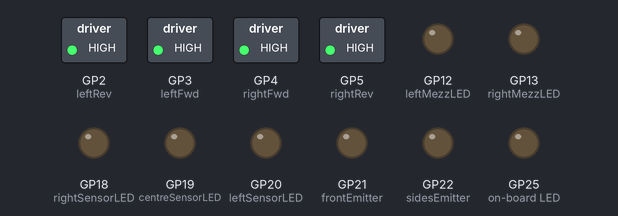
A program run on a simulated Raspberry Pi Pico running MicroPython. Parts: switched loads named in the program (green lamp = pin HIGH), output pins drawn as LEDs (lit = HIGH). Library files of the repository ran but are not shown: 1 file(s). At 0.0 s the program stops and its outputs stay as they are.

Above: at 0.1 s.
Timing chart, 0 to 1.5 s (numbered marks = the images above):
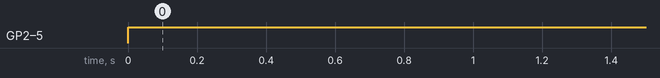

The program:

clock.py
```python
"""One clock for every timed run, on either target.

The Pico really sleeps through a drive, so its wall clock times it. The PC steps
physics instead and its wall clock barely moves, so in the sim only the sim's own
clock means anything. Every mode that times something needs the same three lines,
and `max_speed_test` and `motor_log` each used to carry a private copy.

Pico-portable: `time`, `setup` only.
"""

import time

from hal import setup

HAS_SIM = setup.sim is not None

if HAS_SIM:
    now_ms = setup.sim.sim_time_ms
elif hasattr(time, "ticks_ms"):
    now_ms = time.ticks_ms
else:
    def now_ms():
        return int(time.monotonic() * 1000.0)

if hasattr(time, "ticks_diff") and not HAS_SIM:
    diff_ms = time.ticks_diff
else:
    def diff_ms(new_ms, old_ms):
        return new_ms - old_ms


def elapsed_s(since_ms):
    return diff_ms(now_ms(), since_ms) / 1000.0
```

setup.py
```python
"""Hardware and Pin Setup for UKMARS Gemini / RP2040.

Identical code runs on Pico and PC:
- On Pico, MicroPython loads its native C machine module.
- On PC, Python imports the mock sim_machine.py module.
"""
# The platform probe and the sim import happen HERE and only here: setup.py is
# the hardware boundary. On PC, `sim` exposes the simulation engine (world
# loading, physics stepping, true pose); on the Pico it is None and the pin
# objects below are the real thing.
try:
    from machine import Pin, ADC, PWM
    IS_HARDWARE = True   # real MicroPython machine module (Pico)
    sim = None           # no simulation engine on hardware
except ImportError:
    # PC only. `sim` is the package of never-deployed modules; `sim.sim_machine`
    # is the mock inside it, and it is what the rest of the project calls
    # `setup.sim`.
    from sim import sim_machine as sim
    from sim.sim_machine import Pin, ADC, PWM
    IS_HARDWARE = False  # PC: the sim engine stands in for the hardware

# Motor PWM pins (2 PWM channels per motor; active low: 65535 = OFF, lower = faster)
leftFwd = PWM(Pin(3))
leftRev = PWM(Pin(2))
rightFwd = PWM(Pin(4))
rightRev = PWM(Pin(5))

for pwm_chan in (leftFwd, leftRev, rightFwd, rightRev):
    pwm_chan.freq(2000)
    # Both channels of a motor held at 65535 = BRAKE (bench-confirmed 2026-08-01,
    # BT-3: the wheels stop dead, they do not freewheel). A single channel at
    # 65535 with the other driven low is that channel OFF, i.e. normal drive.
    pwm_chan.duty_u16(65535)

# Tactile Buttons / Mode Switches (SW1 / SW2)
leftButton = Pin(15, Pin.IN, Pin.PULL_UP)   # SW1: Left button (Mode selector)
rightButton = Pin(14, Pin.IN, Pin.PULL_UP)  # SW2: Right button (Mode execute)
sw1 = leftButton
sw2 = rightButton

# Reflective sensor ADC inputs (phototransistors)
leftSensor = ADC(28)   # Left wall sensor
frontSensor = ADC(27)  # Front wall sensor
rightSensor = ADC(26)  # Right wall sensor

# Emitter Triggers
sidesEmitter = Pin(22, Pin.OUT)  # Side IR illumination LEDs
frontEmitter = Pin(21, Pin.OUT)  # Front IR illumination LED

# Indicator & Status LEDs
leftSensorLED = Pin(20, Pin.OUT)    # Left wall detected LED
centreSensorLED = Pin(19, Pin.OUT)  # Front wall detected LED
rightSensorLED = Pin(18, Pin.OUT)   # Right wall detected LED
leftMezzLED = Pin(12, Pin.OUT)      # Left Mezzanine LED D1
rightMezzLED = Pin(13, Pin.OUT)     # Right Mezzanine LED D2
# Onboard LED: the named "LED" pin on the Pico (W boards route it via the wireless
# chip, so the name matters); plain numeric pin for the PC mock.
LED_PIN = Pin("LED", Pin.OUT) if IS_HARDWARE else Pin(25, Pin.OUT)

# Quadrature encoder inputs (magnetic Hall sensors on the N20 motor shafts).
# The PIO decoder reads an adjacent pin pair, so B is always A + 1. These pins
# are inputs and share nothing with the motor PWM channels above; nothing here
# touches motor polarity.
LEFT_ENCODER_A, LEFT_ENCODER_B = 8, 9
RIGHT_ENCODER_A, RIGHT_ENCODER_B = 6, 7

# Counts per wheel revolution is a designed integer, not a measurement: the
# encoder's edges per motor shaft revolution times the gearbox ratio. It lives
# in config.ENCODER_COUNTS_PER_WHEEL_REV.

_encoders = None
encoder_error = None


def get_encoders():
    """The quadrature decoder, or None if it is unavailable.

    Built on FIRST USE, never at import. On the Pico this claims a PIO state
    machine, and that can fail; setup.py is imported by every module, so a
    failure at import would take the whole robot down instead of one read.

    On the Pico the decoder is the PIO counter in diagnostic_encoders. On the
    PC it reads the simulated tick counters. Both answer
    get_counts(reset=False) with (left_ticks, right_ticks), forward positive.
    """
    global _encoders, encoder_error
    if _encoders is None and encoder_error is None:
        try:
            if IS_HARDWARE:
                from hal.diagnostic_encoders import Encoders
                _encoders = Encoders()
            else:
                _encoders = sim.SimEncoders()
        except Exception as exc:  # missing rp2, PIO already claimed, bad wiring
            encoder_error = str(exc) or exc.__class__.__name__
    return _encoders


def read_encoders(reset=False):
    """(left_ticks, right_ticks), forward positive, or None if unavailable."""
    encoders = get_encoders()
    if encoders is None:
        return None
    return encoders.get_counts(reset=reset)
```

Measured:
- by itself, GP2 (leftRev), GP3 (leftFwd), GP4 (rightFwd), GP5 (rightRev): LOW → HIGH at 0.00 s
